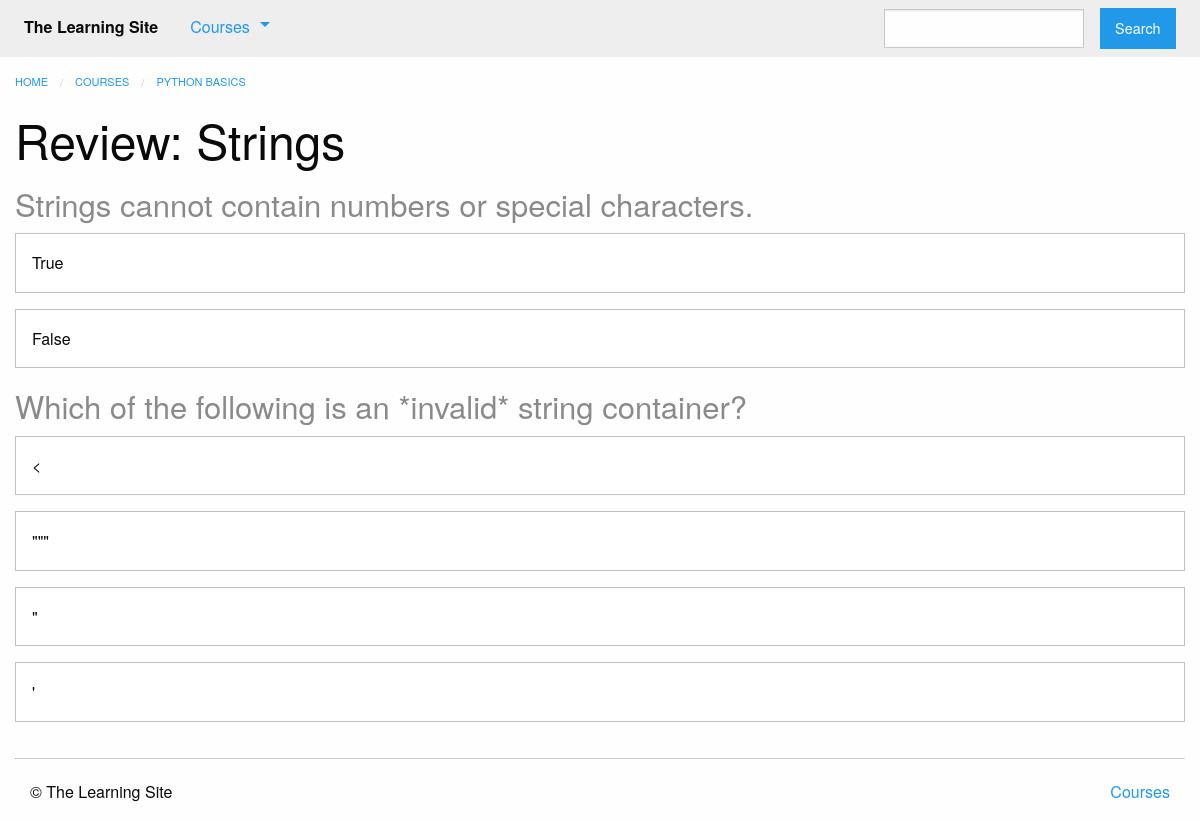
The page /courses/1/q1/ on the database its author committed.
### courses/models.py (models this page shows, shortened)
class Step(models.Model):
    title = models.CharField(max_length=255)
    description = models.TextField()
    order = models.IntegerField(default=0)
    course = models.ForeignKey(Course)
    class Meta:
        abstract = True
        ordering = ['order',]

class Quiz(Step):
    total_questions = models.IntegerField()
    class Meta:
        verbose_name_plural = "quizzes"

class Course(models.Model):
    created_at = models.DateTimeField(auto_now_add=True)
    title = models.CharField(max_length=255)
    description = models.TextField()
    is_live = models.BooleanField(default=False)
    status = models.CharField(max_length=1, choices=STATUS_CHOICES, default='i')

class Question(models.Model):
    quiz = models.ForeignKey(Quiz)
    order = models.IntegerField(default=0)
    prompt = models.TextField()
    class Meta:
        ordering = ['order',]

class Answer(models.Model):
    question = models.ForeignKey(Question)
    order = models.IntegerField(default=0)
    text = models.CharField(max_length=255)
    correct = models.BooleanField(default=False)
    class Meta:
        ordering = ['order']

### courses/views.py (the view)
# urls.py: url(r'(?P<course_pk>\d+)/q(?P<step_pk>\d+)/$', views.quiz_step,
def quiz_step(request, course_pk, step_pk):
    step = get_object_or_404(models.Quiz, course_id=course_pk, pk=step_pk)
    return render(request, 'courses/quiz_step.html', {'step': step})

### courses/templatetags/course_extras.py (called while the page is built)
@register.inclusion_tag('courses/course_nav.html')
def nav_courses_list():
    courses = Course.objects.all()[:5]
    return {'courses': courses}

### courses/templates/courses/quiz_step.html (shortened to what this page needs)
{% extends "courses/layout.html" %}
{% block breadcrumbs %}
    <li><a href="{% url 'courses:detail' pk=step.course.pk %}">{{ step.course.title }}</a></li>
{% endblock %}
{% block content %}
    <div class="row columns">
        <article>
            {{ block.super }}
            <h1>{{ step.title }}</h1>
            <ul class="no-bullet">
            {% for question in step.question_set.all %}
                <li>
                    <h3 class="subheader">{{ question.prompt }}</h3>
                    {% for answer in question.answer_set.all %}
                        <div class="callout {% if answer.correct and user.is_superuser%}success{% endif %}">{{ answer.text }}</div>
                    {% endfor %}
                </li>
            {% endfor %}
            </ul>
        </article>
    </div>
{% endblock %}

### rows shown on the page
Quiz: course "PYTHON BASICS", title "Review: Strings"
Question: prompt "Strings cannot contain numbers or special characters."
Answer: text "True"
Answer: text "False"
Question: prompt "Which of the following is an *invalid* string container?"
Answer: text "<"
Answer: text "\"\"\""
Answer: text "\""
Answer: text "'"
